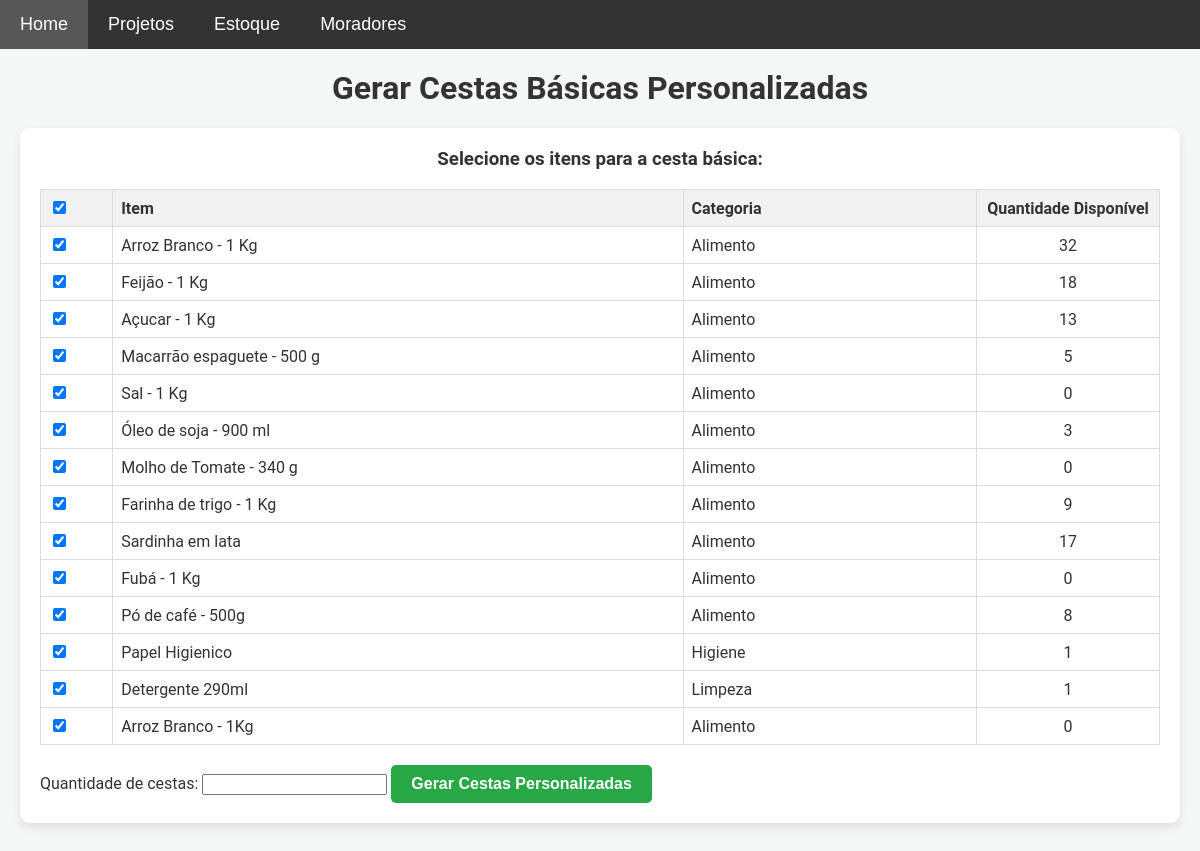
The app's page /cestas_personalizadas, older data.
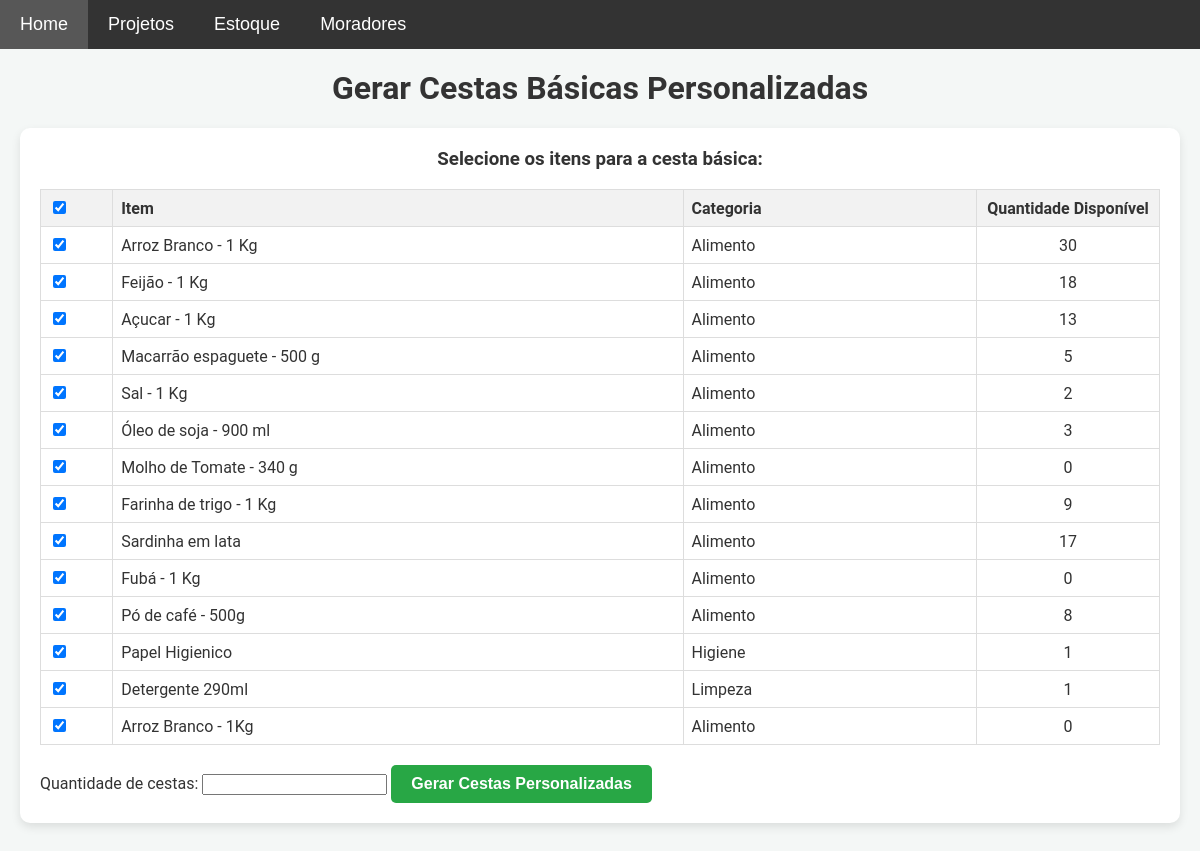
The same page, newer data.
### models.py (models this page shows)
class Item(db.Model):
    __table_args__ = {'extend_existing': True}  # Estende a tabela existente ao invés de tentar recriá-la
    id = db.Column(db.Integer, primary_key=True)
    nome = db.Column(db.String(100), nullable=False)
    descricao = db.Column(db.Text, nullable=False)
    categoria = db.Column(db.String(50), nullable=False)
    quantidade = db.Column(db.Integer, nullable=False, default=0)
    preco = db.Column(db.Float, nullable=False)

### app.py (the view)
@app.route('/cestas_personalizadas')
def cestas_personalizadas():
    itens = Item.query.all()
    return render_template('cestas_personalizadas.html', itens=itens)

### templates/cestas_personalizadas.html (shortened to what this page needs)
{% extends 'base.html' %}
{% block content %}
    <h1>Gerar Cestas Básicas Personalizadas</h1>
    <form method="POST" action="{{ url_for('gerar_cestas_personalizadas') }}">
        <h3>Selecione os itens para a cesta básica:</h3>
        <table>
            <thead>
                <tr>
                    <th style="width: 5%;">
                        <input type="checkbox" id="select-all" checked>
                    </th>
                    <th style="width: 50%;">Item</th>
                    <th style="width: 25%;">Categoria</th>
                    <th style="width: 15%;">Quantidade Disponível</th>
                </tr>
            </thead>
            <tbody>
                {% for item in itens %}
                <tr>
                    <td>
                        <input type="checkbox" name="itens_selecionados" value="{{ item.id }}" class="item-checkbox" checked>
                    </td>
                    <td>{{ item.nome }}</td>
                    <td>{{ item.categoria }}</td>
                    <td>{{ item.quantidade }}</td>
                </tr>
                {% endfor %}
            </tbody>
        </table>
        <label for="quantidade">Quantidade de cestas:</label>
        <input type="number" name="quantidade" id="quantidade" min="1" required>
        <button type="submit">Gerar Cestas Personalizadas</button>
    </form>
{% endblock %}

Row changes from the older to the newer data that the page shows:
changed Item "Arroz Branco - 1 Kg": quantidade "32" → "30"
changed Item "Sal - 1 Kg": quantidade "0" → "2"
